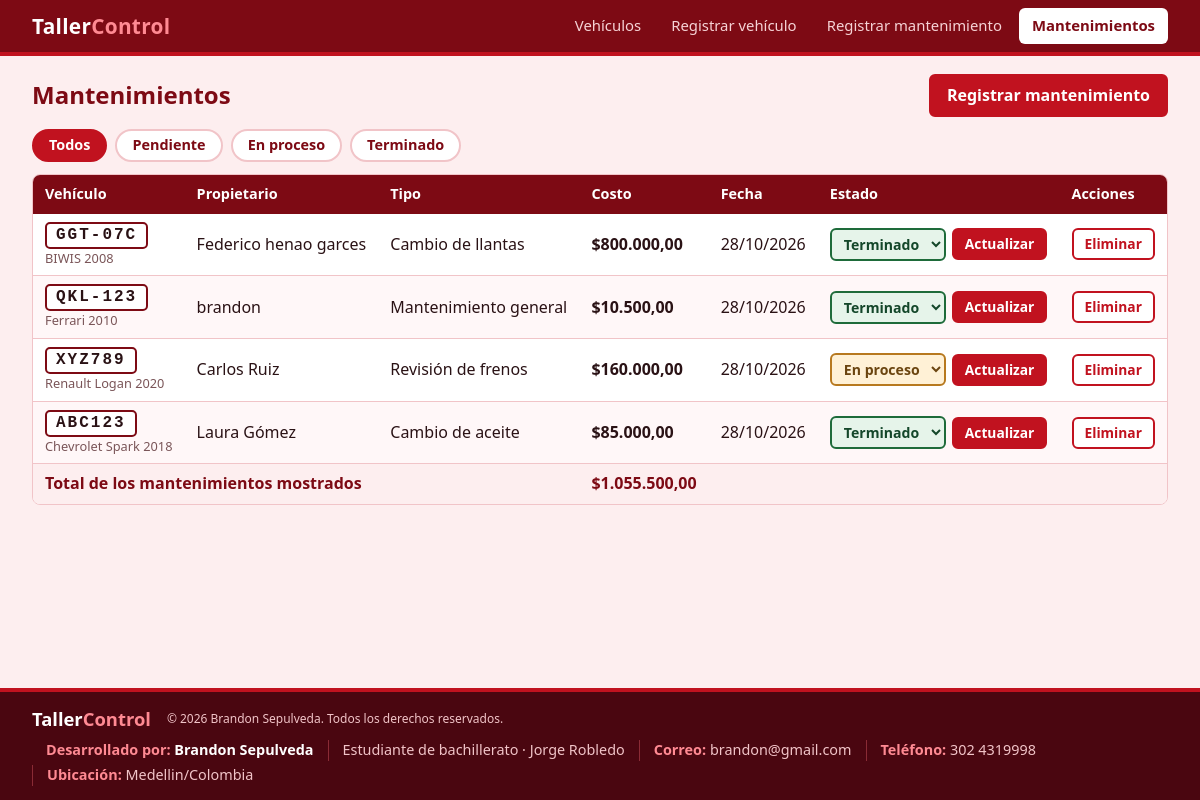
Page /mantenimiento_vehiculos/mantenimientos.php on the committed database.
### tables this page shows
CREATE TABLE `mantenimientos` (
  `id` int(11) NOT NULL,
  `vehiculo_id` int(11) NOT NULL,
  `tipo` varchar(60) NOT NULL,
  `costo` decimal(10,2) NOT NULL,
  `estado` enum('Pendiente','En proceso','Terminado') NOT NULL DEFAULT 'Pendiente',
  `fecha` date NOT NULL
);

CREATE TABLE `vehiculos` (
  `id` int(11) NOT NULL,
  `placa` varchar(10) NOT NULL,
  `marca` varchar(50) NOT NULL,
  `modelo` varchar(50) NOT NULL,
  `propietario` varchar(100) NOT NULL
);

### mantenimiento_vehiculos/includes/conexion.php (called while the page is built, shortened)
<?php
function e($texto) {
    return htmlspecialchars($texto, ENT_QUOTES, 'UTF-8');
}
function dinero($valor) {
    return '$' . number_format($valor, 2, ',', '.');
}
$estados = ['Pendiente', 'En proceso', 'Terminado'];

### mantenimiento_vehiculos/mantenimientos.php (the view, shortened to what this page needs)
<?php
require 'includes/conexion.php';
$filtro = $_GET['estado'] ?? '';
$sql = 'SELECT m.*, v.placa, v.marca, v.modelo, v.propietario
        FROM mantenimientos m
        INNER JOIN vehiculos v ON v.id = m.vehiculo_id';
$params = [];
$sql .= ' ORDER BY m.id DESC';
$stmt = $pdo->prepare($sql);
$stmt->execute($params);
$mantenimientos = $stmt->fetchAll();
$total = 0;
foreach ($mantenimientos as $m) { $total += $m['costo']; }
require 'includes/header.php';
?>
<div class="encabezado-seccion">
  <h1>Mantenimientos</h1>
  <a class="boton" href="mantenimiento_nuevo.php">Registrar mantenimiento</a>
</div>
<div class="filtros">
  <a href="mantenimientos.php" class="<?= $filtro === '' ? 'activo' : '' ?>">Todos</a>
  <?php foreach ($estados as $est): ?>
    <a href="?estado=<?= urlencode($est) ?>" class="<?= $filtro === $est ? 'activo' : '' ?>"><?= e($est) ?></a>
  <?php endforeach; ?>
</div>
<?php if (count($mantenimientos) === 0): ?>
  <div class="vacio">
    <p>No hay mantenimientos para mostrar.</p>
    <a class="boton" href="mantenimiento_nuevo.php">Registrar mantenimiento</a>
  </div>
<?php else: ?>
  <div class="tabla-caja">
    <table>
      <thead>
        <tr>
          <th>Vehículo</th><th>Propietario</th><th>Tipo</th><th>Costo</th>
          <th>Fecha</th><th>Estado</th><th>Acciones</th>
        </tr>
      </thead>
      <tbody>
        <?php foreach ($mantenimientos as $m): ?>
          <tr>
            <td>
              <span class="placa"><?= e($m['placa']) ?></span>
              <small><?= e($m['marca'] . ' ' . $m['modelo']) ?></small>
            </td>
            <td><?= e($m['propietario']) ?></td>
            <td><?= e($m['tipo']) ?></td>
            <td class="num"><?= dinero($m['costo']) ?></td>
            <td><?= e(date('d/m/Y', strtotime($m['fecha']))) ?></td>
            <td>
              <form method="post" class="estado-form">
                <select name="estado" class="estado estado-<?= str_replace(' ', '-', strtolower($m['estado'])) ?>">
                  <?php foreach ($estados as $est): ?>
                    <option value="<?= e($est) ?>" <?= $m['estado'] === $est ? 'selected' : '' ?>><?= e($est) ?></option>
                  <?php endforeach; ?>
                </select>
                <button type="submit" name="actualizar" class="boton pequeno">Actualizar</button>
              </form>
            </td>
            <td>
              <form method="post" onsubmit="return confirm('¿Eliminar este mantenimiento?');">
                <button type="submit" name="eliminar" class="boton peligro pequeno">Eliminar</button>
              </form>
            </td>
          </tr>
        <?php endforeach; ?>
      </tbody>
      <tfoot>
        <tr>
          <td colspan="3">Total de los mantenimientos mostrados</td>
          <td class="num"><?= dinero($total) ?></td>
          <td colspan="3"></td>
        </tr>
      </tfoot>
    </table>
  </div>
<?php endif; ?>
<?php require 'includes/footer.php'; ?>

### mantenimiento_vehiculos/css/estilos.css (style rules this page uses)
:root { --rojo: #C1121F; --rojo-oscuro: #7D0A14; --rojo-profundo: #4A0610; --rosa: #FDEEEF; --rosa-borde: #F1C4C8; --texto: #2A1215; --blanco: #FFFFFF; }
* { box-sizing: border-box; }
body { margin: 0; min-height: 100vh; display: flex; flex-direction: column; font-family: "Segoe UI", Tahoma, Arial, sans-serif; background: var(--rosa); color: var(--texto); line-height: 1.45; }
h1 { color: var(--rojo-oscuro); font-size: 1.5rem; margin: 0 0 12px; }
.encabezado-seccion { display: flex; flex-wrap: wrap; align-items: center; justify-content: space-between; gap: 10px; margin-bottom: 12px; }
.encabezado-seccion h1 { margin: 0; }
.boton { display: inline-block; background: var(--rojo); color: var(--blanco); border: 2px solid var(--rojo); border-radius: 6px; padding: 8px 16px; font: inherit; font-weight: 600; text-decoration: none; cursor: pointer; }
.boton.peligro { background: var(--blanco); color: var(--rojo); border-color: var(--rojo); }
.boton.pequeno { padding: 4px 11px; font-size: .86rem; }
.filtros { display: flex; flex-wrap: wrap; gap: 8px; margin-bottom: 12px; }
.filtros a { padding: 4px 15px; border: 2px solid var(--rosa-borde); border-radius: 20px; background: var(--blanco); color: var(--rojo-oscuro); text-decoration: none; font-weight: 600; font-size: .9rem; }
.filtros a.activo { background: var(--rojo); border-color: var(--rojo); color: var(--blanco); }
.tabla-caja { background: var(--blanco); border: 1px solid var(--rosa-borde); border-radius: 8px; overflow-x: auto; }
table { width: 100%; border-collapse: collapse; min-width: 720px; }
th { background: var(--rojo-oscuro); color: var(--blanco); text-align: left; padding: 9px 12px; font-size: .9rem; }
td { padding: 8px 12px; border-bottom: 1px solid var(--rosa-borde); vertical-align: middle; }
tbody tr:nth-child(even) { background: #FFF7F8; }
td small { display: block; color: #7A5558; font-size: .8rem; }
td.num { font-weight: 700; white-space: nowrap; }
tfoot td { background: var(--rosa); font-weight: 700; color: var(--rojo-oscuro); border-bottom: none; }
.placa { display: inline-block; background: var(--blanco); color: var(--texto); border: 2px solid var(--rojo-oscuro); border-radius: 5px; padding: 0 9px; font-family: Consolas, "Courier New", monospace; font-weight: 800; letter-spacing: 2px; }
.estado-form { display: flex; gap: 6px; align-items: center; }
.estado { padding: 4px 8px; border-radius: 6px; font: inherit; font-size: .88rem; font-weight: 600; border: 2px solid; }
.estado-en-proceso { background: #FFF1D6; border-color: #B7791F; color: #6B4510; }
.estado-terminado { background: #E6F4EA; border-color: #1E6B3A; color: #14472A; }

### rows in the picture
mantenimientos: vehiculo.placa "GGT-07C", vehiculo.modelo "BIWIS 2008", vehiculo.propietario "Federico henao garces", tipo "Cambio de llantas", costo "$800.000,00", fecha "28/10/2026"
mantenimientos: vehiculo.placa "QKL-123", vehiculo.modelo "Ferrari 2010", vehiculo.propietario "brandon", tipo "Mantenimiento general", costo "$10.500,00", fecha "28/10/2026"
mantenimientos: vehiculo.placa "XYZ789", vehiculo.modelo "Renault Logan 2020", vehiculo.propietario "Carlos Ruiz", tipo "Revisión de frenos", costo "$160.000,00", fecha "28/10/2026"
mantenimientos: vehiculo.placa "ABC123", vehiculo.modelo "Chevrolet Spark 2018", vehiculo.propietario "Laura Gómez", tipo "Cambio de aceite", costo "$85.000,00", fecha "28/10/2026"

### other values in the picture
$est "Pendiente"
$est "En proceso"
$est "Terminado"
dinero($total) "$1.055.500,00"
$config['autor'] "Brandon Sepulveda"
$etiqueta "Desarrollado por"
$valor "Brandon Sepulveda"
$valor "Estudiante de bachillerato · Jorge Robledo"
$etiqueta "Correo"
$valor "brandon@gmail.com"
$etiqueta "Teléfono"
$valor "302 4319998"
$etiqueta "Ubicación"
$valor "Medellin/Colombia"
form field estado "Terminado"
